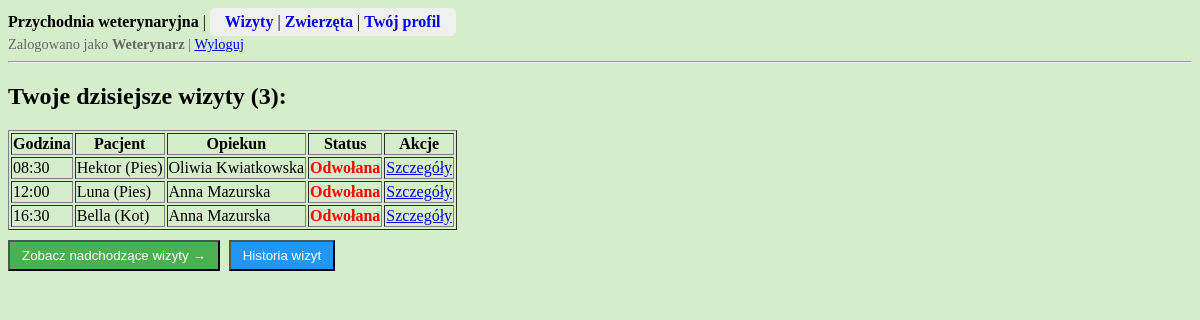
Page /przychodnia/wizyty/dzisiejsze/ (signed in) on the committed database.
### przychodnia/models.py (models this page shows, shortened)
class Wizyta(models.Model):
    zwierze = models.ForeignKey(Zwierze, on_delete = models.CASCADE)
    weterynarz = models.ForeignKey(Weterynarz, on_delete = models.PROTECT)
    data_wizyty = models.DateField()
    godzina_wizyty = models.TimeField()
    status = models.IntegerField(choices = STATUS_WIZYTA.choices, default = STATUS_WIZYTA.Zaplanowana)
    notatka = models.TextField(blank = True)  # obowiązkowa dopiero po zrealizowaniu wizyty
    @classmethod  # metoda działająca na klasie, nie na obiekcie
    def aktualizuj_przeterminowane_wizyty(cls):
        for wizyta in cls.objects.filter(status=STATUS_WIZYTA.Zaplanowana):
            czas_wizyty = datetime.combine(wizyta.data_wizyty, wizyta.godzina_wizyty)
            if czas_wizyty + timedelta(hours=1) < datetime.now():
                wizyta.status = STATUS_WIZYTA.Odwołana
                wizyta.save()
    class Meta:
        verbose_name_plural = "Wizyty"
        ordering = ['data_wizyty', 'godzina_wizyty', 'status']

class Zwierze(models.Model):
    imie = models.CharField(max_length = 50)
    opiekun = models.ForeignKey(Opiekun, on_delete = models.PROTECT)
    gatunek = models.IntegerField(choices = GATUNEK.choices)
    plec = models.IntegerField(choices = PLEC_ZWIERZE.choices)
    data_urodzenia = models.DateField(blank = True, null = True)  # opcjonalnie
    data_dodania = models.DateTimeField(auto_now_add = True, editable = False)
    class Meta:
        verbose_name_plural = "Zwierzeta"
        ordering = ['opiekun__nazwisko', 'gatunek', 'imie']

class Opiekun(models.Model):
    user = models.OneToOneField(User, on_delete=models.CASCADE)  # polaczenie profilu opiekuna z kontem uzytkownika User
    imie = models.CharField(max_length = 50)
    nazwisko = models.CharField(max_length = 100)
    plec = models.IntegerField(choices = PLEC_OSOBA.choices, default = PLEC_OSOBA.Inna)
    data_dodania = models.DateTimeField(auto_now_add = True, editable = False)
    class Meta:
        verbose_name_plural = "Opiekunowie"
        ordering = ['nazwisko', 'imie']

### przychodnia/views.py (the view)
# urls.py: path('wizyty/dzisiejsze/', views.dzisiejsze_wizyty, name='dzisiejsze-wizyty'),
@login_required
def dzisiejsze_wizyty(request):
    user = request.user
    Wizyta.aktualizuj_przeterminowane_wizyty()
    if not hasattr(user, "weterynarz"):
        return HttpResponseForbidden()  # widok tylko dla weterynarza
    wizyty = Wizyta.objects.filter(
        weterynarz=user.weterynarz,  # tylko wizyty weterynarza
        data_wizyty=date.today()  # wszystkie statusy, ale tylko dzisiejsze wizyty
    )
    return render(request, 'przychodnia/wizyty/dzisiejsze_wizyty.html', {'wizyty': wizyty})

### przychodnia/templates/przychodnia/wizyty/dzisiejsze_wizyty.html (shortened to what this page needs)
{% extends "przychodnia/base.html" %}
{% block content %}
<h2>Twoje dzisiejsze wizyty ({{ wizyty|length }}):</h2>
{% if wizyty %}
<table border="1">
    <tr>
        <th>Godzina</th>
        <th>Pacjent</th>
        <th>Opiekun</th>
        <th>Status</th>
        <th>Akcje</th>
    </tr>
    {% for wizyta in wizyty %}
    <tr>
        <td>{{ wizyta.godzina_wizyty|time:"H:i" }}</td>
        <td>{{ wizyta.zwierze.imie }} ({{ wizyta.zwierze.get_gatunek_display }})</td>
        <td>{{ wizyta.zwierze.opiekun.imie }} {{ wizyta.zwierze.opiekun.nazwisko }}</td>
        <td>
            <span class="
                {% if wizyta.status == 1 %}status-1
                {% elif wizyta.status == 2 %}status-2
                {% elif wizyta.status == 3 %}status-3
                {% endif %}
            ">
            {{ wizyta.get_status_display }}
            </span>
        </td>
        <td>
            <a href="{% url 'wizyta-detail' pk=wizyta.pk %}">Szczegóły</a>
        </td>
    </tr>
    {% endfor %}
</table>
{% else %}
    <p>Brak wizyt na dzisiaj.</p>
{% endif %}
<form method="get" action="{% url 'przyszle-wizyty' %}" style="display: inline">
    <button type="submit"
            style="background-color: #4CAF50; color: white; padding: 6px 12px; text-decoration: none; margin-top: 10px;">
        Zobacz nadchodzące wizyty →
    </button>
</form>
<form method="get" action="{% url 'historia-wizyt' %}" style="display: inline;">
    <button type="submit"
            style="background-color: #2196F3; color: white; padding: 6px 12px; text-decoration: none; margin-left: 5px;">
        Historia wizyt
    </button>
</form>
{% endblock %}

### przychodnia/static/css/przychodnia.css (style rules this page uses)
body { background-color: rgb(213, 237, 202); }

### przychodnia/templates/przychodnia/base.html (style rules this page uses)
.status-3 { color: red; font-weight: bold; }

### rows in the picture
Wizyta: godzina_wizyty "08:30", zwierze.imie "Hektor", zwierze.gatunek "Pies", zwierze.opiekun.imie "Oliwia", zwierze.opiekun.nazwisko "Kwiatkowska", status "Odwołana"
Wizyta: godzina_wizyty "12:00", zwierze.imie "Luna", zwierze.gatunek "Pies", zwierze.opiekun.imie "Anna", zwierze.opiekun.nazwisko "Mazurska", status "Odwołana"
Wizyta: godzina_wizyty "16:30", zwierze.imie "Bella", zwierze.gatunek "Kot", zwierze.opiekun.imie "Anna", zwierze.opiekun.nazwisko "Mazurska", status "Odwołana"

### other values in the picture
{{ wizyty|length }} "3"
